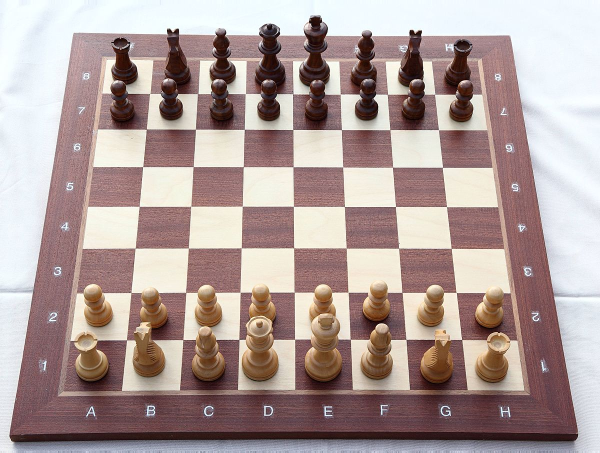
#> input picture vision1/Archivos del curso/ajedrez_real.jpg, 1200 x 905 px, found by its file name (shown at 1/2 size)
$ python features.py
#> lines starting #> are read from the running program, lines starting #| are printed output that depends on the picture
import numpy as np
import matplotlib.pyplot as plt
import cv2

tablero = cv2.imread('C:/Users/valef/Downloads/vision1/Archivos del curso/ajedrez_real.jpg')
#> tablero is the input picture: shape (905, 1200, 3); mean B, G, R 153.3, 156.4, 174.6
tablero=cv2.cvtColor(tablero, cv2.COLOR_BGR2RGB)
plt.figure()
plt.imshow(tablero)

tablero_gris=cv2.cvtColor(tablero,cv2.COLOR_BGR2GRAY)
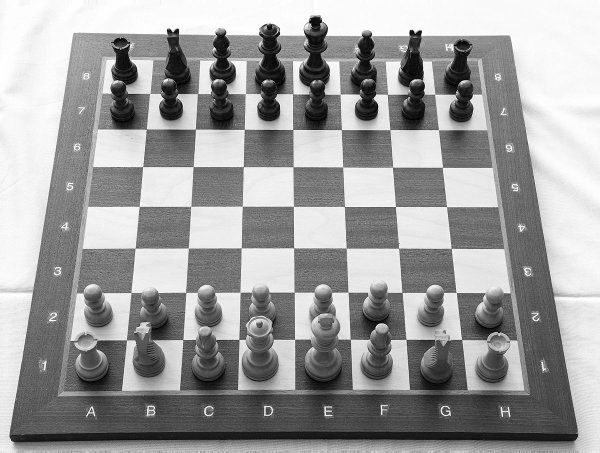
#> tablero_gris: shape (905, 1200) (shown at 1/2 size); min 0, max 255, mean 157.5
plt.figure()
plt.imshow(tablero_gris,cmap='gray')

esquinas=cv2.goodFeaturesToTrack(tablero_gris,211,0.01,10)
#> esquinas = 211 rows, first 8: [830, 66], [842, 61], [652, 824], [1005, 832], [763, 828], [897, 824], [189, 831], [458, 187]
esquinas=np.intp(esquinas)

for i in esquinas:
    x,y=i.ravel()
    cv2.circle(tablero,(x,y),5,[255,0,0],-1)
#> this loop made 211 passes
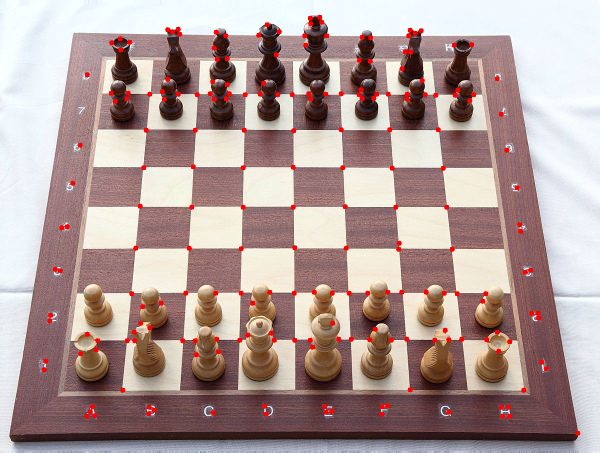
#> tablero: shape (905, 1200, 3) (shown at 1/2 size); mean R, G, B 176.1, 154.2, 151.1

plt.figure()
plt.imshow(tablero)

$ run again, with vision1/Archivos del curso/Weld.jpg copied over vision1/Archivos del curso/ajedrez_real.jpg
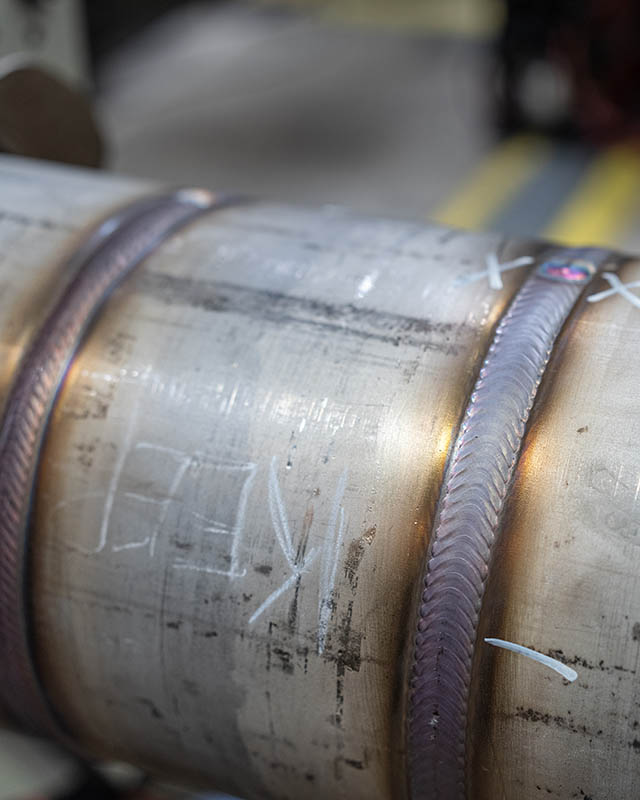
#> input picture vision1/Archivos del curso/Weld.jpg, 640 x 800 px, found by its file name
#> tablero is the input picture: shape (800, 640, 3); mean B, G, R 114.4, 115.4, 117.9
#> `tablero_gris=cv2.cvtColor(tablero,cv2.COLOR_BGR2GRAY)`:
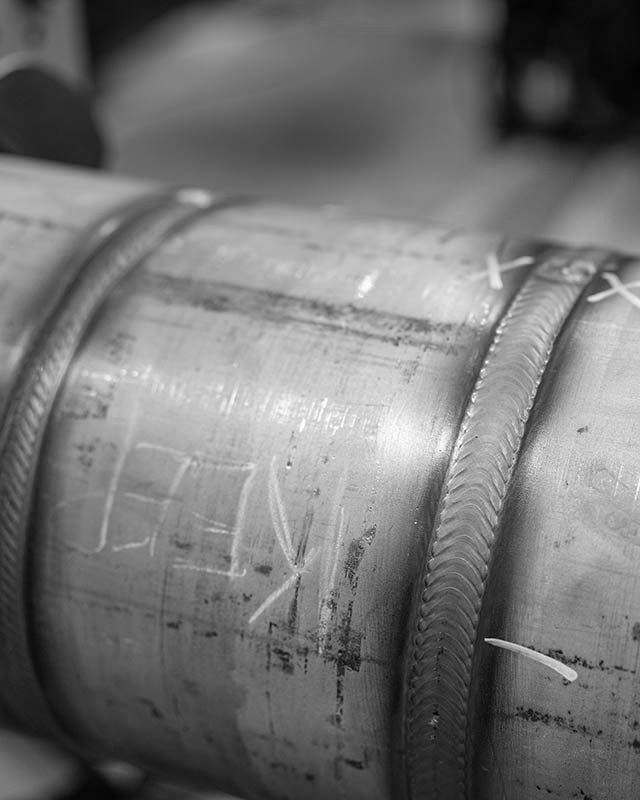
#> tablero_gris: shape (800, 640); min 1, max 255, mean 115.4
#> esquinas = 211 rows, first 8: [485, 639], [415, 522], [486, 362], [287, 464], [546, 361], [497, 331], [538, 382], [473, 401]
#> the loop `for i in esquinas:` made 211 passes
#> after the loop `for i in esquinas:`:
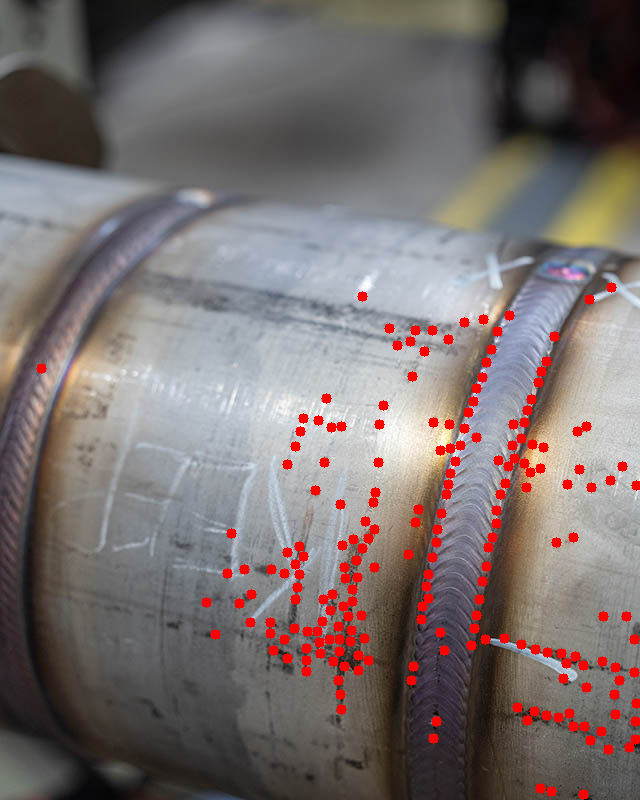
#> tablero: shape (800, 640, 3); mean R, G, B 122, 111.2, 110.2

$ run again, with vision1/Archivos del curso/Weld2.jpg copied over vision1/Archivos del curso/ajedrez_real.jpg
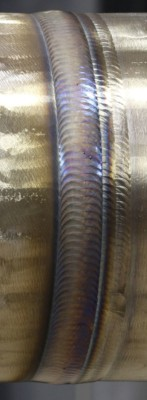
#> input picture vision1/Archivos del curso/Weld2.jpg, 147 x 400 px, found by its file name
#> tablero is the input picture: shape (400, 147, 3); mean B, G, R 95.8, 106.6, 114.9
#> `tablero_gris=cv2.cvtColor(tablero,cv2.COLOR_BGR2GRAY)`:
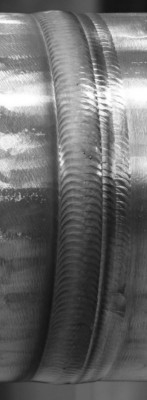
#> tablero_gris: shape (400, 147); min 17, max 255, mean 104.3
#> esquinas = 203 rows, first 8: [94, 69], [96, 97], [100, 168], [100, 110], [103, 182], [96, 79], [26, 130], [104, 90]
#> the loop `for i in esquinas:` made 203 passes
#> after the loop `for i in esquinas:`:
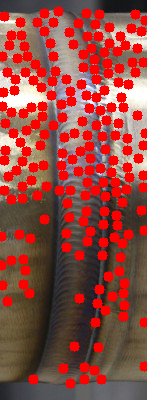
#> tablero: shape (400, 147, 3); mean R, G, B 148.2, 71.8, 63.9
